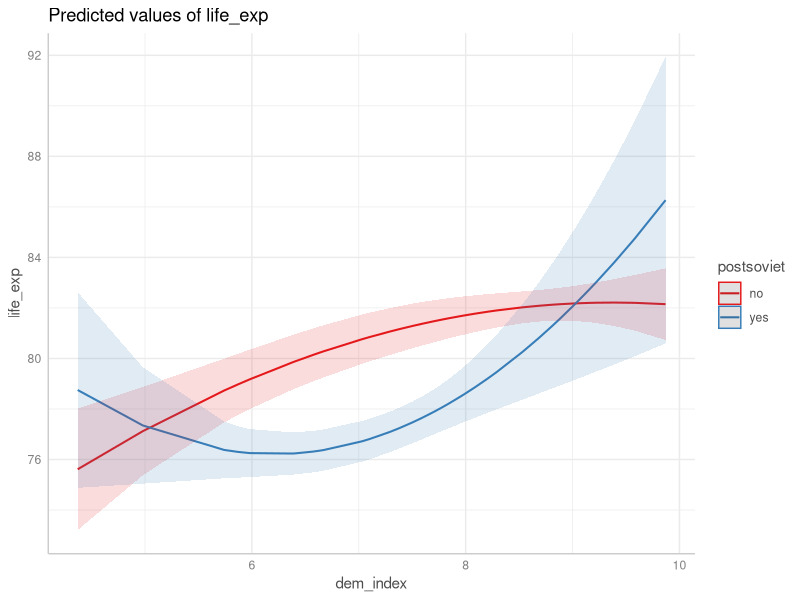
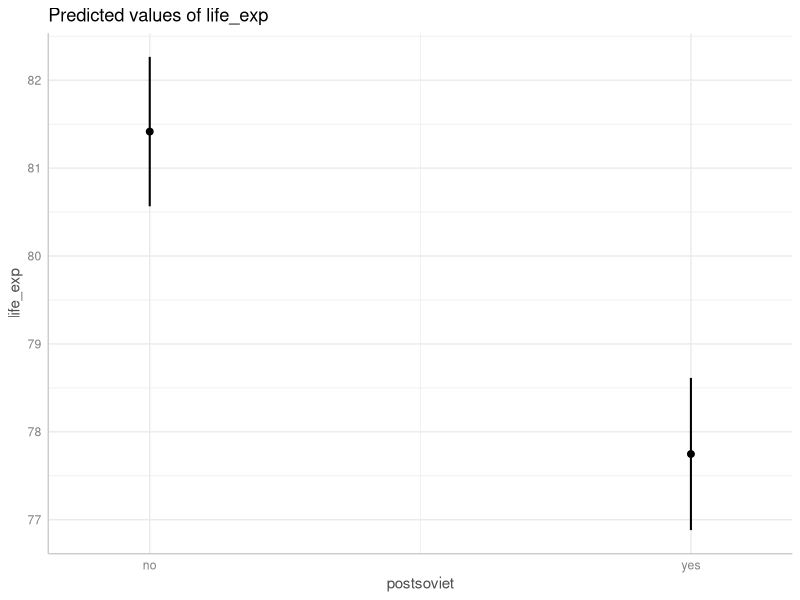
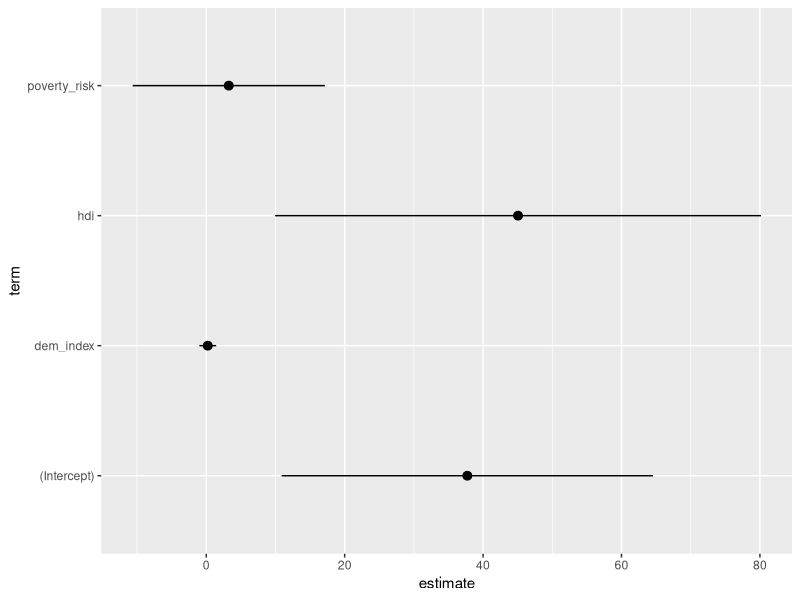
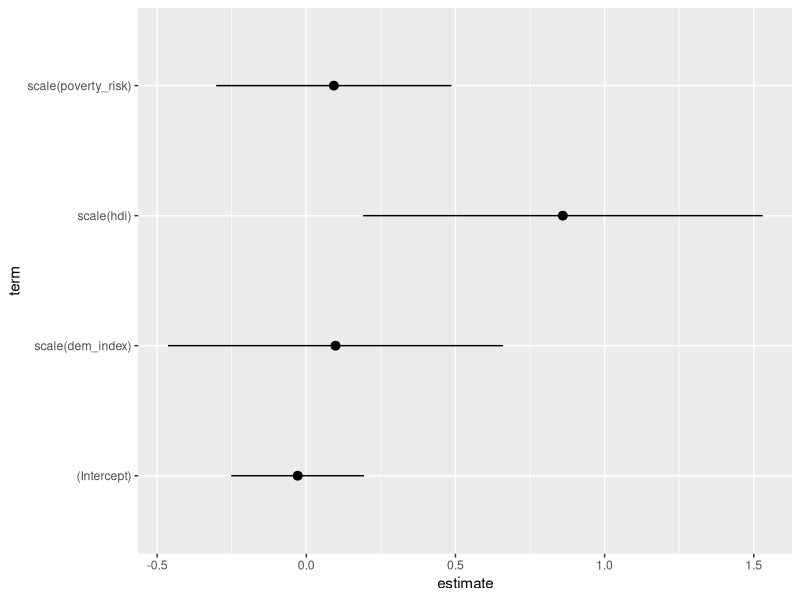

R code for these plots, in order:
## ---- chunk 1
knitr::opts_chunk$set(echo = FALSE)

library(tidyverse)
library(here)
library(ggeffects)
library(broom)

countries <- read.csv(here("data", "countries.csv"))
## ---- chunk 2
mod1 = lm(life_exp ~ dem_index, data = countries)
coef(mod1)
## ---- chunk 3

mod2 = lm(life_exp ~ poly(dem_index, 2) * postsoviet,
          data = countries[!is.na(countries$dem_index),])
coef(mod2)
## ---- chunk 4
ggpredict(mod2, terms = c("dem_index [4,6,8]", "postsoviet [yes]"))
## ---- chunk 5
plot(ggpredict(mod2, terms = c("dem_index [all]", "postsoviet")))
## ---- chunk 6
plot(ggpredict(mod2, terms = c("postsoviet")))
## ---- chunk 7
mod3 = lm(life_exp ~ hdi + dem_index + poverty_risk, data = countries)

tidy(mod3) %>% 
  ggplot(aes(x = estimate, y = term, xmin = estimate - 1.96*std.error, xmax = estimate + 1.96*std.error)) +
  geom_pointrange()
## ---- chunk 8

mod4 = lm(scale(life_exp) ~ scale(hdi) + scale(dem_index) + scale(poverty_risk), data = countries)

tidy(mod4) %>% 
  ggplot(aes(x = estimate, y = term, xmin = estimate - 1.96*std.error, xmax = estimate + 1.96*std.error)) +
  geom_pointrange()
